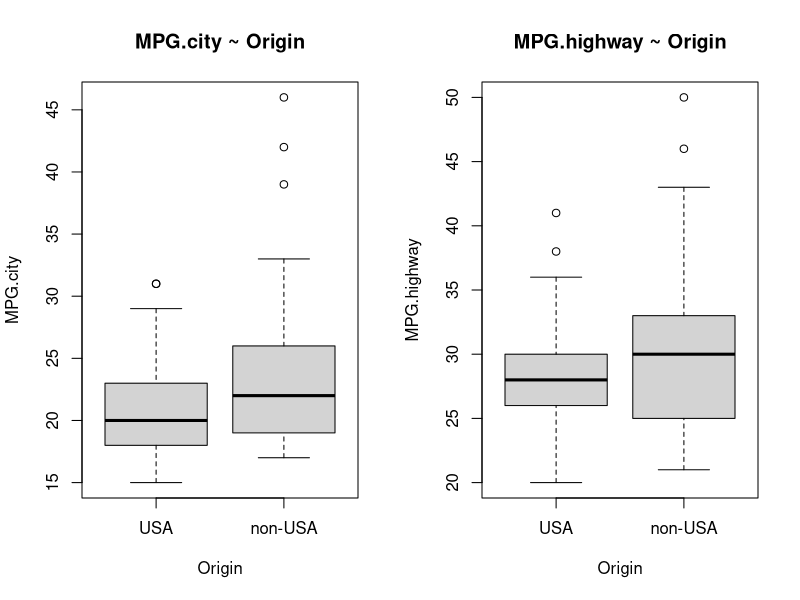
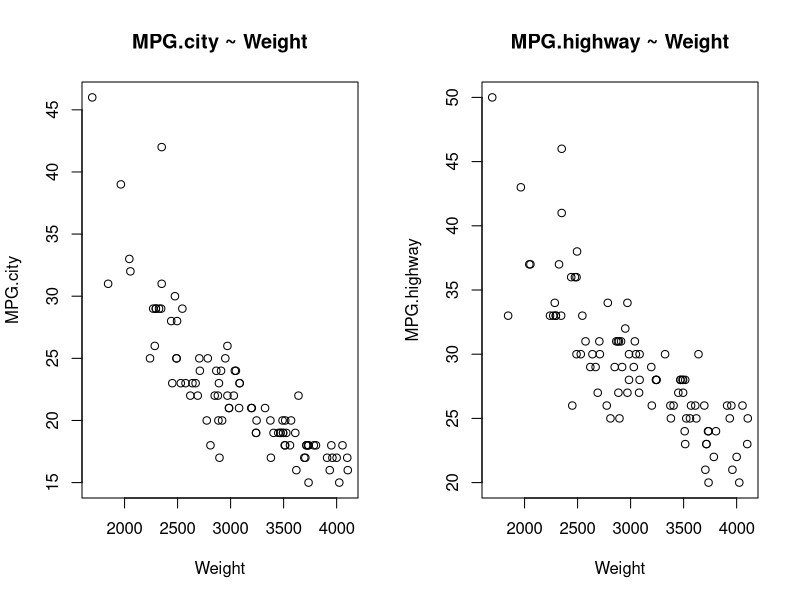
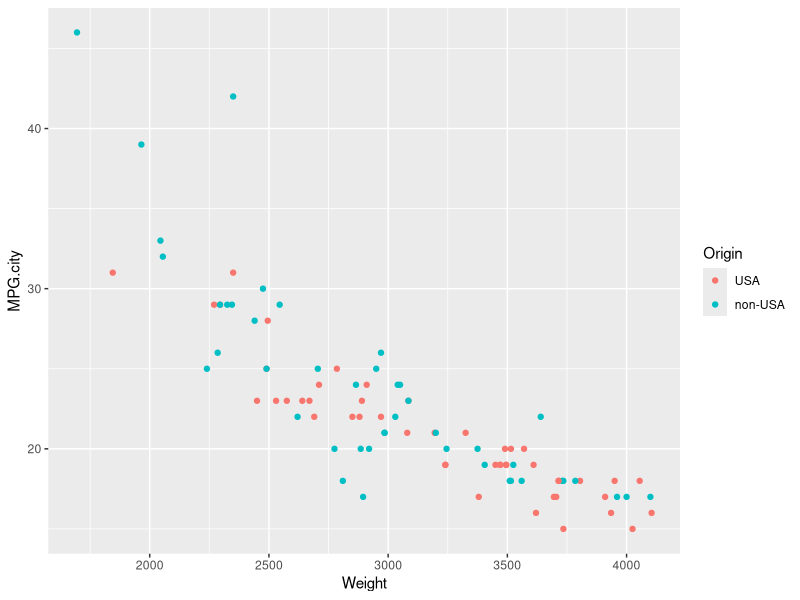
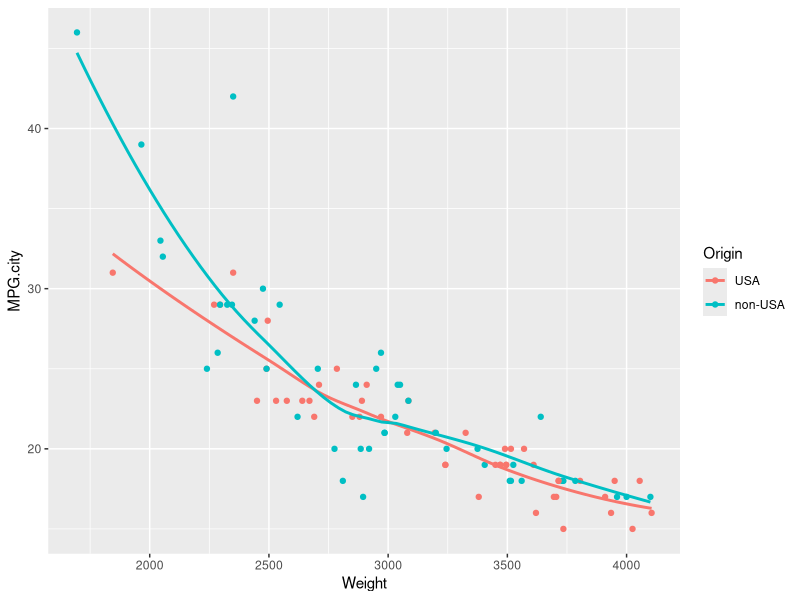
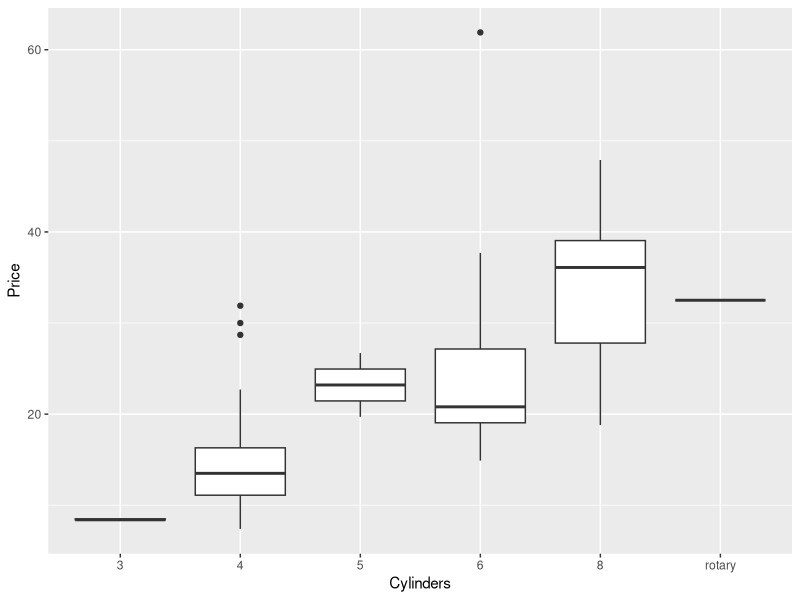
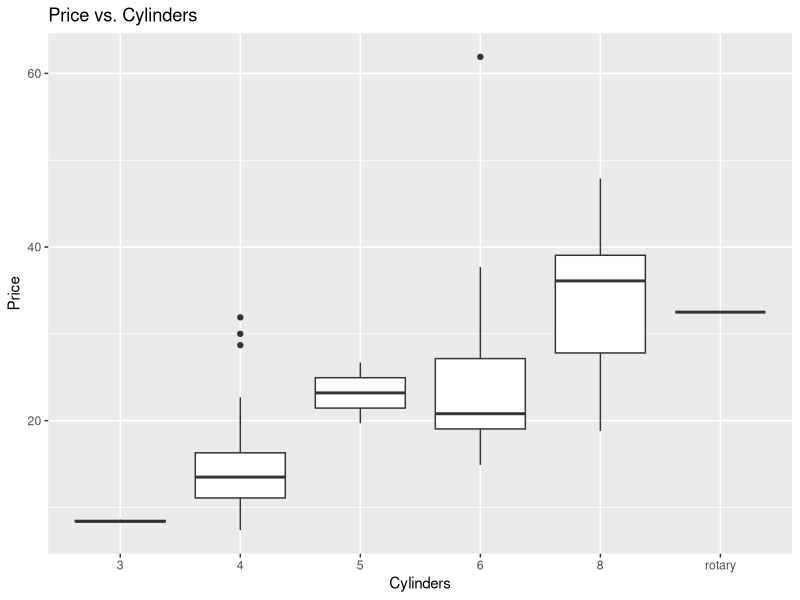
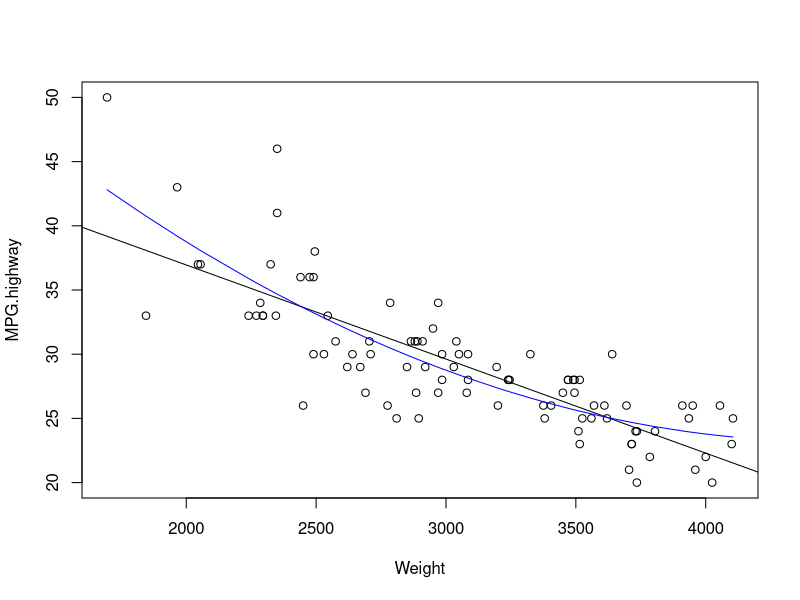

Here is the R script that generated these plots, in order:
# R Graphics workshop answers to exercises

# 1. Load the Cars93 dataset. It's in the MASS library. How many observations and variables does it have?
library(MASS)
data(Cars93)
str(Cars93)

# 2. Create two boxplots: MPG city versus Origin and MPG highway versus Origin. 
#    Put them side-by-side in the same graphing window and make sure you can identify each.
#    Also, identify any outliers.

par(mfrow=c(1,2))

boxplot(MPG.city ~ Origin, data=Cars93, main="MPG.city ~ Origin")
hmpg <- identify(Cars93$Origin, Cars93$MPG.city)
Cars93[hmpg,c("Model","MPG.city","Origin")]

boxplot(MPG.highway ~ Origin, data=Cars93, main="MPG.highway ~ Origin")
hmpg <- identify(Cars93$Origin, Cars93$MPG.highway)
Cars93[hmpg,c("Model","MPG.highway","Origin")]

# 3. Create two scatterplots: MPG city (y axis) versus Weight (x axis)
#    Put them side-by-side in the same graphing window and make sure you can identify each.

plot(MPG.city ~ Weight, data=Cars93, main="MPG.city ~ Weight")
plot(MPG.highway ~ Weight, data=Cars93, main="MPG.highway ~ Weight")

# 4. create a scatterplot using ggplot2 with MPG city on the y axis, weight on the x axis, and the 
#    dots colored by Origin

library(ggplot2)
sp1 <- ggplot(Cars93, aes(x=Weight,y=MPG.city,color=Origin)) 
sp1 + geom_point() 

# 5. repeat #4, but this time include a smooth trend line through the points 
#    without a shaded confidence interval

sp1 + geom_point() + geom_smooth(se=FALSE)

# 6. create a boxplot using ggplot2 for Price versus Cylinders

sp2 <- ggplot(Cars93, aes(x=Cylinders, y=Price))
sp2 + geom_boxplot()

# 7. add the title "Price vs. Cylinders" to the graph created in #6

sp2 + geom_boxplot() + ggtitle("Price vs. Cylinders")

# 8. create a scatterplot of MPG highway (y-axis) versus weight (x-axis), 
#    fit a linear model where MPG is regressed on Weight,
#    and then add the fitted line to the plot.

par(mfrow=c(1,1))
plot(MPG.highway~Weight, data=Cars93)
mod1 <- lm(MPG.highway~Weight, data=Cars93)
abline(mod1)

# 9. In #8 it appears a curved line may provide a better fit to the data.
#    Fit the same model again but with the extra predictor I(Weight^2).
#    (The I() function means treat Weight^2 "as is". That is, actually square it.
#    Then add the fitted line to the plot from #8 so you can see both lines. 
#    Make the new line blue.

mod2 <- lm(MPG.highway~Weight+I(Weight^2), data=Cars93)
# predict values; sort the predictors to help us draw the line
yhat <- predict(mod2, newdata = data.frame(Weight = sort(Cars93$Weight)))
lines(sort(Cars93$Weight), yhat, col="blue")

# test if extra predictor is significant; Null: both models the same
anova(mod1, mod2) 
# low p-value suggests we keep the extra predictor in the model


